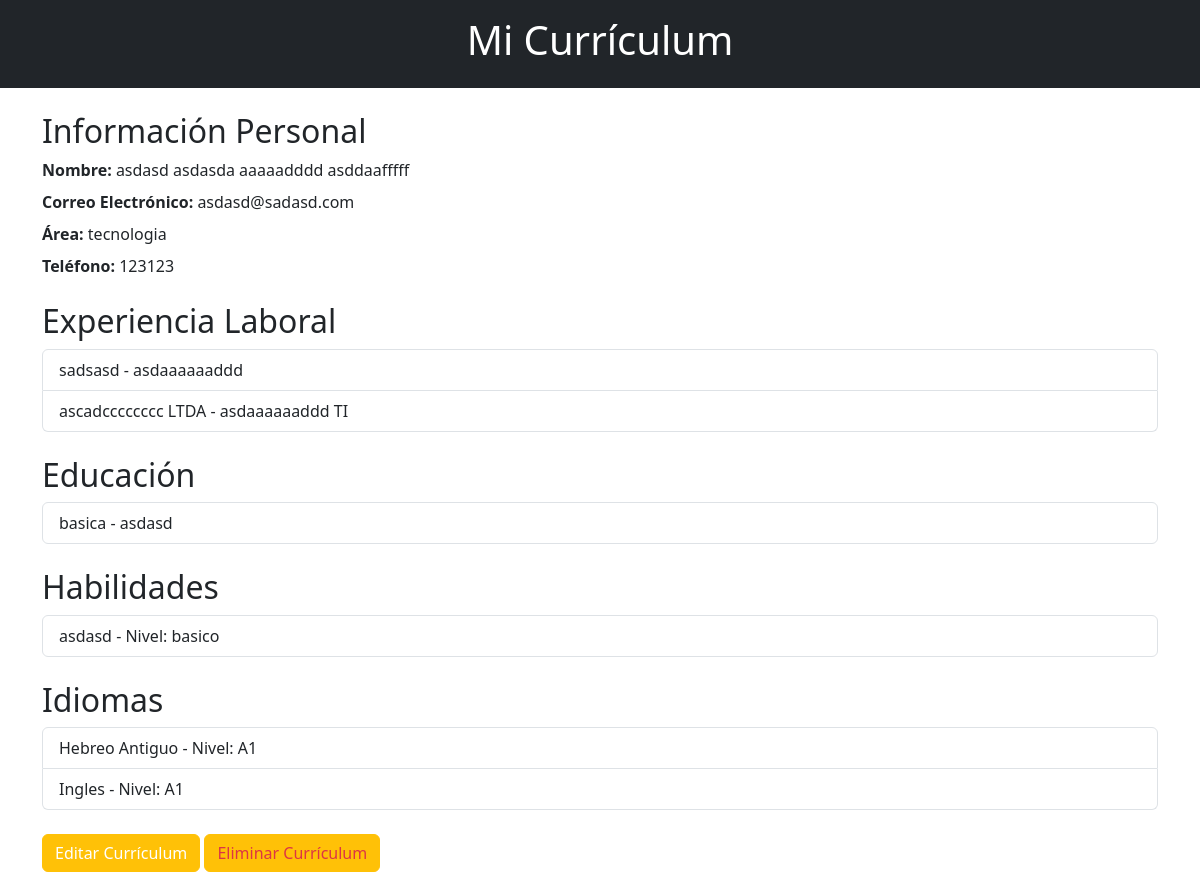
Before: /App_curriculums/Home/cvdm (signed in) with the older database file.
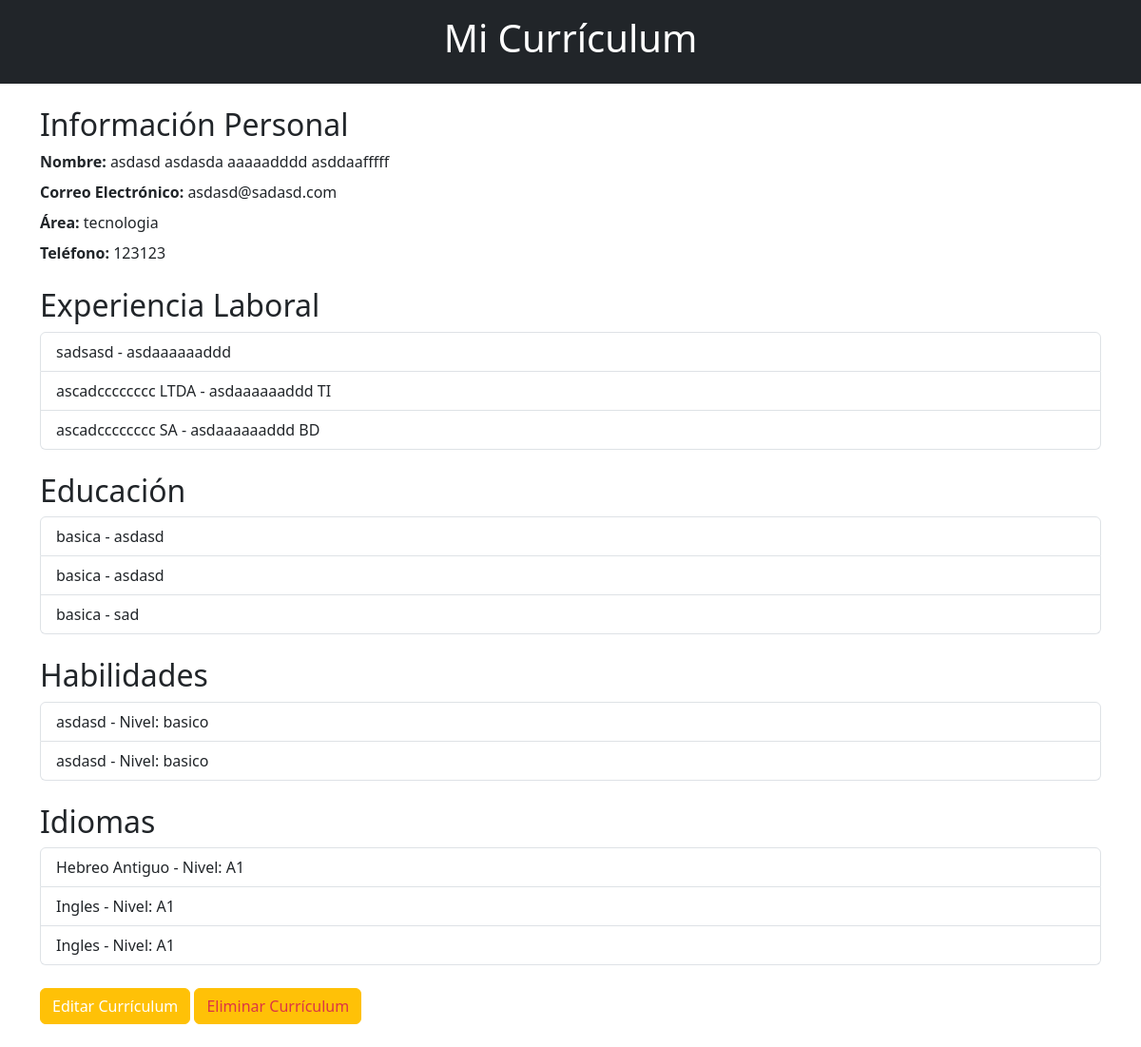
After: the same page with the newer database file.
### App_curriculums/models.py (models this page shows)
class Curriculums(models.Model):
    id = models.AutoField(primary_key=True, null=False,unique=True)
    nombre_completo = models.CharField(max_length=162, null=True, blank= True)
    email = models.EmailField(max_length=254, null=False, blank=False, unique=True)
    nombre_usu = models.ForeignKey(Usuarios, on_delete=models.CASCADE, to_field='nombre_usu')
    telefono = models.IntegerField(null=True,blank=True,unique=True)
    area = models.CharField(max_length=254,blank=True,null=False,default='Area no especificada')
    puntaje = models.IntegerField(null=True, blank=True)

class Experiencias(models.Model):
    id = models.AutoField(primary_key= True, null=False, unique=True)
    nombre_usu = models.ForeignKey(Usuarios, on_delete=models.CASCADE, to_field='nombre_usu')
    empresa = models.CharField(max_length=254,null=False,blank=True)
    puesto = models.CharField(max_length=254,null=False,blank=True)
    desde = models.DateTimeField(null=False,blank=False)
    hasta = models.DateTimeField(null=False,blank=False)
    area = models.CharField(max_length=254,blank=True,null=False,default='Area no especificada')
    archivo_experiencia = models.CharField(max_length=2,null=False,blank=False)
    puntos = models.IntegerField(null=False,blank=False,default=10)

class Educaciones(models.Model):
    id = models.AutoField(primary_key=True, null=False, unique=True)
    nombre_usu = models.ForeignKey(Usuarios, on_delete=models.CASCADE, to_field='nombre_usu')
    nivel_educacion = models.CharField(max_length=54,blank=False,null=False)
    nombre_instituto = models.CharField(max_length=254,blank=True,null=False)
    curso = models.CharField(max_length=254,blank=True,null=False)
    curso_termino = models.CharField(max_length=254,blank=True,null=False)
    desde = models.DateTimeField(null=False,blank=False)
    hasta = models.DateTimeField(null=False,blank=False)
    area = models.CharField(max_length=254,blank=True,null=False,default='Area no especificada')
    archivo_educacion = models.CharField(max_length=2,null=True,blank=True)
    puntos = models.IntegerField(null=False,blank=False,default=10)

class Habilidades(models.Model):
    id = models.AutoField(primary_key=True, null=False, unique=True)
    nombre_usu = models.ForeignKey(Usuarios, on_delete=models.CASCADE, to_field='nombre_usu')
    habilidad = models.CharField(max_length=254,null=False,blank=True)
    nivel = models.CharField(max_length=14,null=False,blank=False,default='No seleccionado')
    area = models.CharField(max_length=254,blank=True,null=False,default='Area no especificada')
    archivo_habilidad = models.CharField(max_length=2,null=True,blank=True)
    puntos = models.IntegerField(null=False,blank=False,default=10)

class Idiomas(models.Model):
    id = models.AutoField(primary_key=True, null=False, unique=True)
    nombre_usu = models.ForeignKey(Usuarios, on_delete=models.CASCADE, to_field='nombre_usu')
    idioma = models.CharField(max_length=254,blank=True,null=False)
    nivel_idioma = models.CharField(max_length=54,blank=False,null=False,default='No seleccionado')
    area = models.CharField(max_length=254,blank=True,null=False,default='Area no especificada')
    archivo_idioma = models.CharField(max_length=2,null=True,blank=True)
    puntos = models.IntegerField(null=False,blank=False,default=10)

### App_curriculums/views.py (the view)
# urls.py: path('/Home/cvdm',views.Info_curriculum,name='Info_curriculum'),
def Info_curriculum(request):
    try:
        nombre_usu = request.session.get('nombre_usu')
        usuario = Curriculums.objects.get(nombre_usu=nombre_usu)
        experiencias_laborales = Experiencias.objects.filter(nombre_usu=nombre_usu)
        educacion = Educaciones.objects.filter(nombre_usu=nombre_usu)
        habilidades = Habilidades.objects.filter(nombre_usu=nombre_usu)
        idiomas = Idiomas.objects.filter(nombre_usu=nombre_usu)
        curriculum = Curriculums.objects.get(nombre_usu=nombre_usu)
        curr_area = curriculum.area
        return render(request, 'html/info_cvp.html', {
            'usuario': usuario,
            'experiencias_laborales': experiencias_laborales,
            'educacion': educacion,
            'habilidades': habilidades,
            'idiomas': idiomas,
            'area': curr_area
        })
    except Curriculums.DoesNotExist:
        return render(request, 'html/info_cvp.html', {'crear_curriculum': True})

### App_curriculums/templates/html/info_cvp.html (shortened to what this page needs)
{% load static %}
<!DOCTYPE html>
<html lang="es">
<head>
    <link rel="stylesheet" type="text/css" href="{% static 'App_curriculums/css/info_cvp.css' %}">
    <link rel="stylesheet" href="https://cdn.jsdelivr.net/npm/bootstrap@5.3.0/dist/css/bootstrap.min.css">
</head>
<body>
    <header class="bg-dark text-white text-center py-3">
        <h1>Mi Currículum</h1>
    </header>
    {% if usuario %}
    <section id="resume" class="container my-4">
        <h2>Información Personal</h2>
        <p class="mb-2"><strong>Nombre:</strong> {{ usuario.nombre_completo }}</p>
        <p class="mb-2"><strong>Correo Electrónico:</strong> {{ usuario.email }}</p>
        <p class="mb-2"><strong>Área:</strong> {{ usuario.area }}</p>
        <p class="mb-4"><strong>Teléfono:</strong> {{ usuario.telefono }}</p>
        <h2>Experiencia Laboral</h2>
        <ul class="list-group mb-4">
            {% for experiencia in experiencias_laborales %}
                <li class="list-group-item">{{ experiencia.empresa }} - {{ experiencia.puesto }}</li>
            {% endfor %}
        </ul>
        <h2>Educación</h2>
        <ul class="list-group mb-4">
            {% for edu in educacion %}
                <li class="list-group-item">{{ edu.nivel_educacion }} - {{ edu.nombre_instituto }}</li>
            {% endfor %}
        </ul>
        <h2>Habilidades</h2>
        <ul class="list-group mb-4">
            {% for habilidad in habilidades %}
                <li class="list-group-item">{{ habilidad.habilidad }} - Nivel: {{ habilidad.nivel }}</li>
            {% endfor %}
        </ul>
        <h2>Idiomas</h2>
        <ul class="list-group mb-4">
            {% if idiomas %}
            {% for idioma in idiomas %}
                <li class="list-group-item">{{ idioma.idioma }} - Nivel: {{ idioma.nivel_idioma }}</li>
            {% endfor %}
            {% else %}
                <p>Sin datos disponibles</p>
            {% endif %}
        </ul>
        <button class="btn btn-warning">
            <a href="{% url 'Registro_curriculum' %}" class="text-white">Editar Currículum</a>
        </button>
        <button class="btn btn-warning">
            <a href="#" class="text-danger" onclick="return confirm('¿Estás seguro de que quieres eliminar tu currículum?')">Eliminar Currículum</a>
        </button>
    </section>
    {% endif %}
</body>
</html>

### static/App_curriculums/css/info_cvp.css (style rules this page uses)
body { font-family: Arial, sans-serif; margin: 20px; }
header { background-color: #333; color: white; text-align: center; padding: 10px; }
#resume, #create-resume { margin-top: 20px; }
h2 { color: #333; }
button { background-color: #4CAF50; color: white; padding: 10px 20px; text-align: center; text-decoration: none; display: inline-block; font-size: 16px; cursor: pointer; }
button a { color: white; text-decoration: none; }

Changed rows visible on the page:
added Experiencias: empresa "ascadcccccccc SA", puesto "asdaaaaaaddd BD"
added Educaciones: nivel_educacion "basica", nombre_instituto "asdasd"
added Educaciones: nivel_educacion "basica", nombre_instituto "sad"
added Habilidades: habilidad "asdasd", nivel "basico"
added Idiomas: idioma "Ingles", nivel_idioma "A1"
